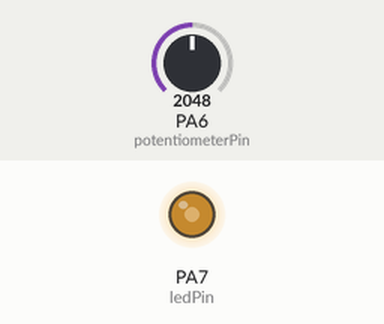
This sketch was run on a simulated STM32 Blue Pill. On the bench: output pins drawn as LEDs (lit = HIGH). The test bench sets the inputs (shaded band); at power-on: PA6 (potentiometerPin) = 2048. What the sketch prints to the serial monitor is not drawn.

Above: at 1.2 s.
1.3 s: PA6 (potentiometerPin) set to 2866
At 2.5 s:
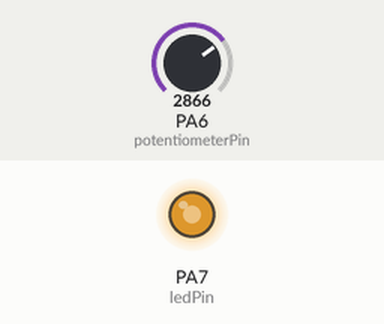
2.8 s: PA6 (potentiometerPin) set to 3603
At 3.6 s:
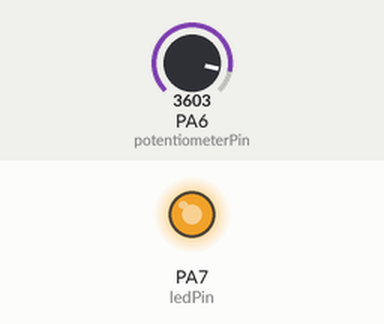
4.3 s: PA6 (potentiometerPin) set to 491
At 4.7 s:
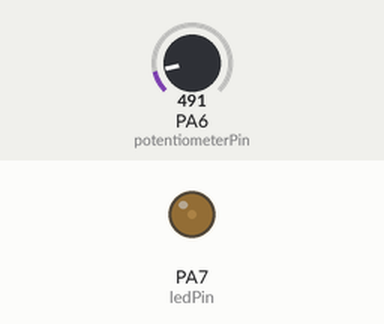
5.8 s: PA6 (potentiometerPin) set to 0
At 7.0 s:
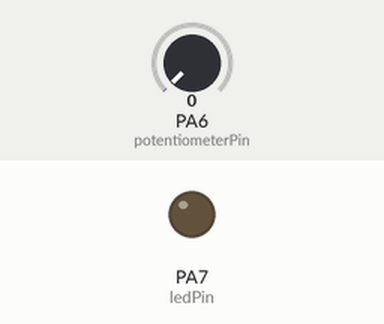
7.3 s: PA6 (potentiometerPin) set to 2047
At 8.2 s:
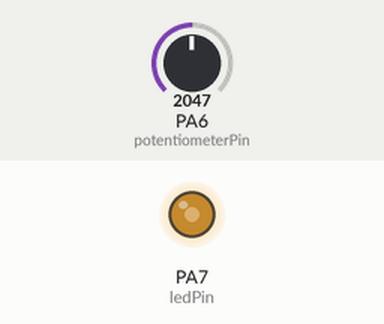
Timing chart, 0 to 9.8 s (numbered marks = the images above; inputs shaded):
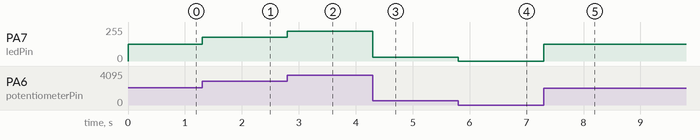

The sketch:

2dimming_led.ino
```cpp
// This turns on the onboard LED for 1s and off for 0.5s repeatedly

int ledPin = PA7;
int potentiometerPin = PA6;
int potentiometerValue;
int ledWriteValue;

void setup(){
    // initialize the digital pin as output
  pinMode(ledPin, OUTPUT);
  pinMode(potentiometerPin, INPUT);
  Serial.begin(9600);
}

void loop() {
    potentiometerValue = analogRead(potentiometerPin);
    ledWriteValue = (255.0 / 4095.0) * potentiometerValue;
    analogWrite(ledPin, ledWriteValue);
    Serial.print("You are writing value: ");
    Serial.println(potentiometerValue);
}
```

Measured:
- after the input at 1.3 s, PA7 (ledPin): 127/255 → 178/255 at once
- after the input at 2.8 s, PA7 (ledPin): 178/255 → 224/255 at once
- after the input at 4.3 s, PA7 (ledPin): 224/255 → 30/255 at once
- after the input at 5.8 s, PA7 (ledPin): 30/255 → 0/255 at once
- after the input at 7.3 s, PA7 (ledPin): 0/255 → 127/255 at once
